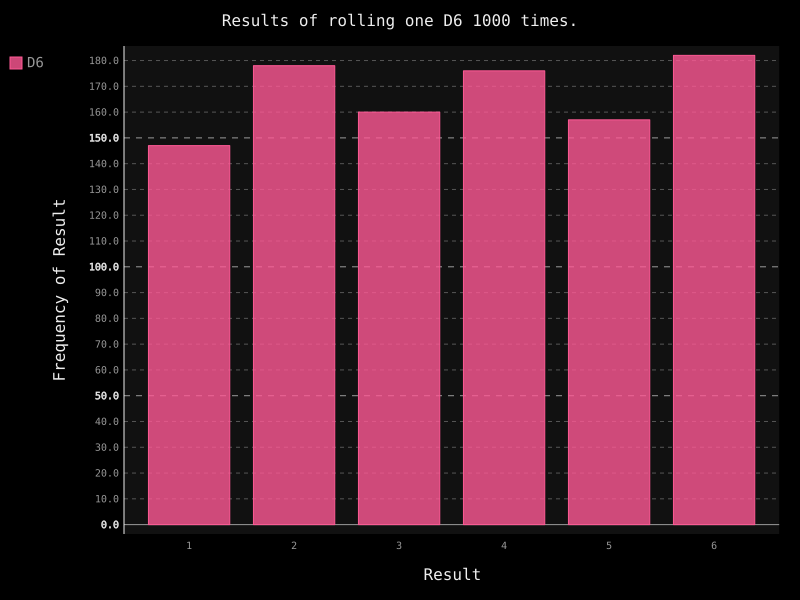

The Python source for this figure:
import pygal
from die import Die

die = Die()

results = []
for roll_num in range(1000):
    result = die.roll()
    results.append(result)

frequencies = []
for value in range(1, die.num_sides+1):
    frequency = results.count(value)
    frequencies.append(frequency)

hist = pygal.Bar()

hist.title = "Results of rolling one D6 1000 times."
hist.x_labels = ['1', '2', '3', '4', '5', '6']
hist.x_title = "Result"
hist.y_title = "Frequency of Result"

hist.add('D6', frequencies)
hist.render_to_file('die_visual.svg')
